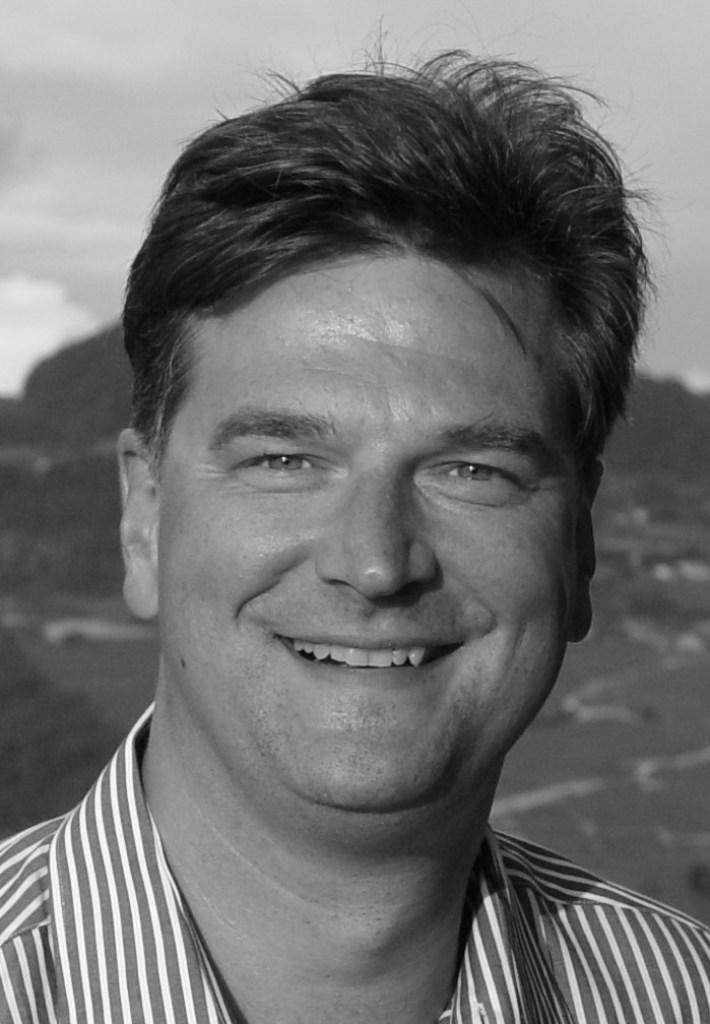
%> input picture self/S8_26052025/man_face.png, 710 x 1024 px
$ octave Ex8_1.m   (GNU Octave 9; MATLAB toolbox functions it lacks are replaced by stand-ins)
%> lines starting %> are read from the running program, lines starting %| are printed output that depends on the picture
% Edge detection: Sobel Operator
clear, clc, close all;
%%%%%%%%%%%%%%%%%%%%%%%%%%%%%%%%%%%%%%%%
pkg load image;

%load test image
img = double(imread('man_face.png'));
%> img: size 1024x710 double; min 2, max 254, mean 112.6; mean of the top-left, top-right, bottom-left and bottom-right quarters 131.6, 104.1, 126.5, 88.1
img = double(imread('bike.png'));
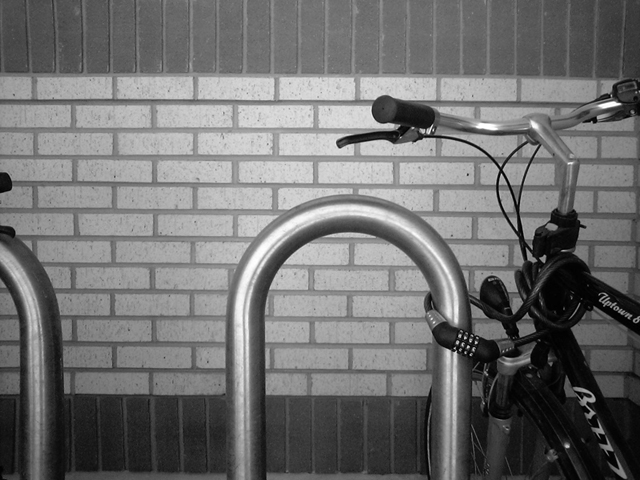
%> input picture self/S8_26052025/bike.png, 640 x 480 px
%> img: size 480x640 double; min 0, max 255, mean 112.2; mean of the top-left, top-right, bottom-left and bottom-right quarters 144.1, 124.8, 103, 77

h = fspecial('sobel');

% apply sobel operator in horizontal direction
filtered_img1 = imfilter(img, h, 'symmetric');
filtered_img1 = abs(filtered_img1); %get its magnitude
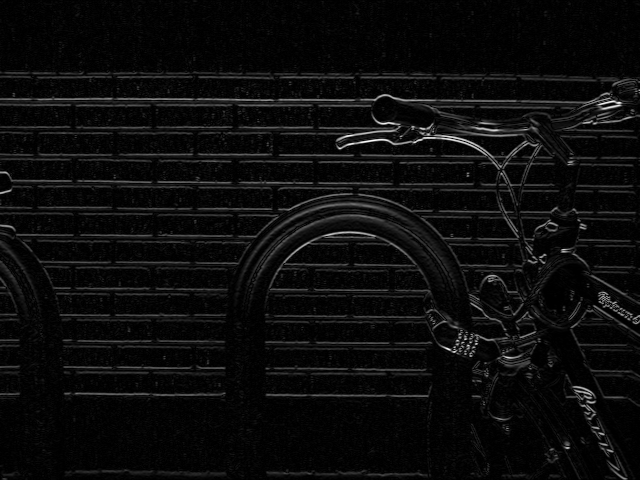
%> filtered_img1: size 480x640 double; min 0, max 773, mean 37.9; drawn with min black and max white
filtered_img1 = filtered_img1 / max(filtered_img1(:)); % normalize it

% apply sobel operator in vertical direction
filtered_img2 = imfilter(img, h', 'symmetric');
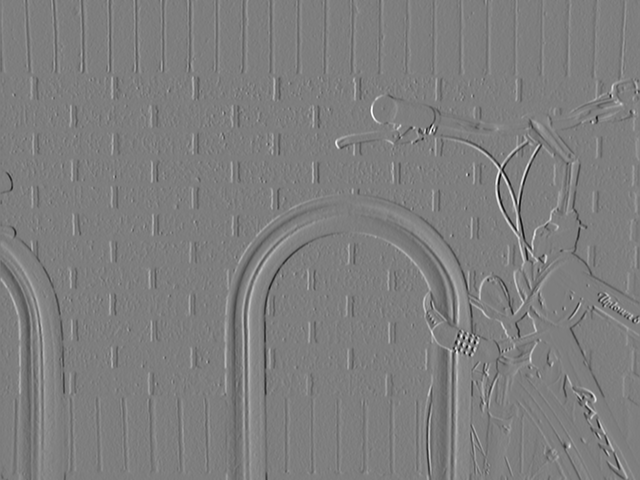
%> filtered_img2: size 480x640 double; min -762, max 773, mean 0.4; drawn with min black and max white
filtered_img2 = abs(filtered_img2); %get its magnitude
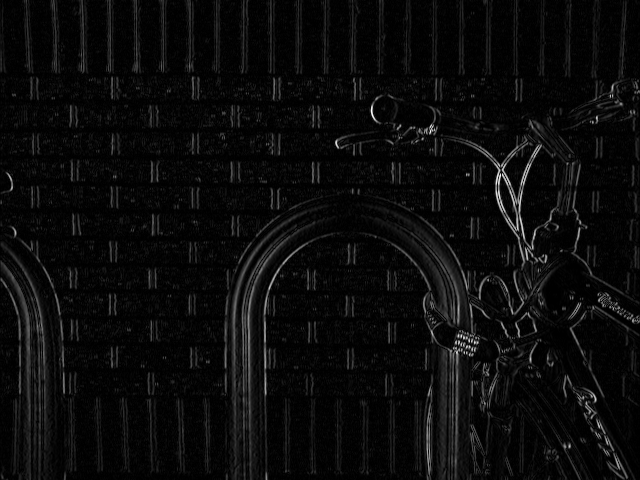
%> filtered_img2: size 480x640 double; min 0, max 773, mean 35.7; drawn with min black and max white
filtered_img2 = filtered_img2 / max(filtered_img2(:)); % normalize it

% apply sobel operator in both direction
filtered_img3 = filtered_img1 .^2 + filtered_img2 .^2;
log_filtered_img3 = log(filtered_img3 + 1);
log_filtered_img3 = log_filtered_img3 / max(log_filtered_img3(:));

bw_edge1 = log_filtered_img3 > 0.02;
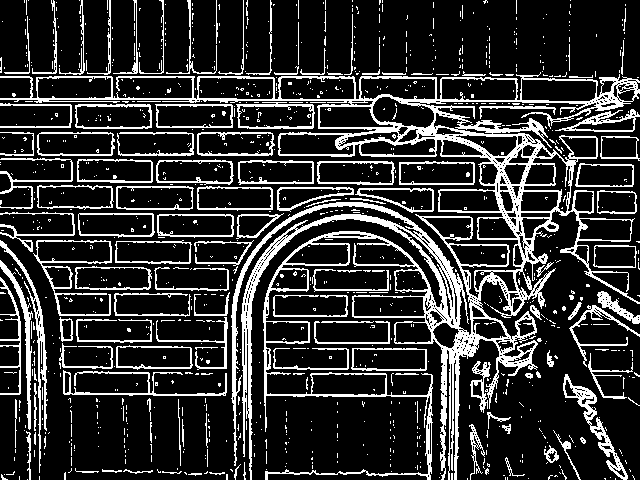
%> bw_edge1: size 480x640 logical; 19.1% white in thin lines or dots
bw_edge2 = log_filtered_img3 > 0.06;
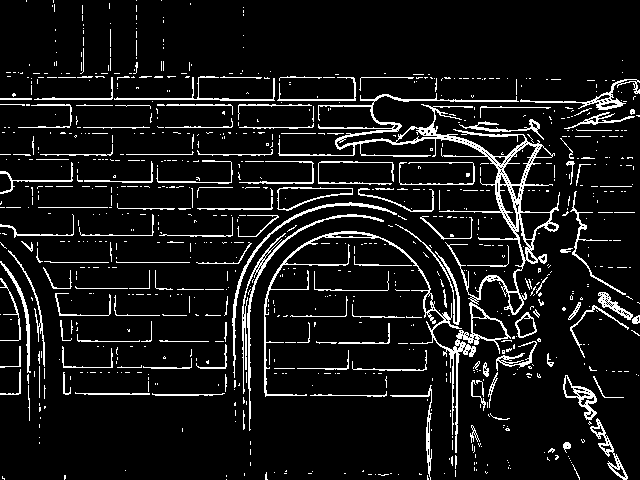
%> bw_edge2: size 480x640 logical; 8.9% white in thin lines or dots
bw_edge3 = log_filtered_img3 > 0.1;
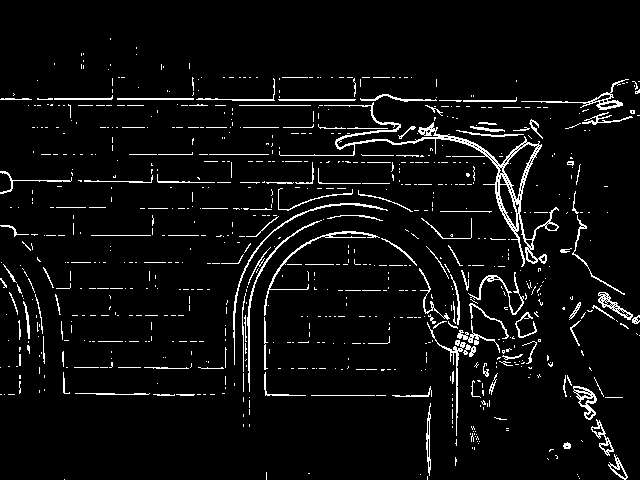
%> bw_edge3: size 480x640 logical; 5.2% white in thin lines or dots

%show image
FS = 15;
figure(1), clf;

subplot(2,3,1), imshow(uint8(img)), title('Origin image', "fontsize", FS);
subplot(2,3,2), imshow(filtered_img1), title('Sobel Horizontal', "fontsize", FS);
subplot(2,3,3), imshow(filtered_img2), title('Sobel Vertical', "fontsize", FS);
subplot(2,3,4), imshow(bw_edge1), title('Mag > 0.02', "fontsize", FS);
subplot(2,3,5), imshow(bw_edge2), title('Mag > 0.06', "fontsize", FS);
subplot(2,3,6), imshow(bw_edge3), title('Mag > 0.1', "fontsize", FS);
saveas(1, 'Sobel Operator.jpg');
